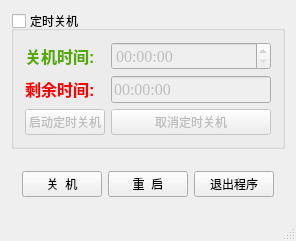
<?xml version="1.0" encoding="UTF-8"?>
<ui version="4.0">
 <class>ShutDown</class>
 <widget class="QMainWindow" name="ShutDown">
  <property name="geometry">
   <rect>
    <x>0</x>
    <y>0</y>
    <width>278</width>
    <height>241</height>
   </rect>
  </property>
  <property name="windowTitle">
   <string>关机程序</string>
  </property>
  <property name="windowIcon">
   <iconset resource="images.qrc">
    <normaloff>:/images/shutdown.png</normaloff>:/images/shutdown.png</iconset>
  </property>
  <widget class="QWidget" name="centralWidget">
   <layout class="QHBoxLayout" name="horizontalLayout_4">
    <item>
     <layout class="QVBoxLayout" name="verticalLayout">
      <item>
       <widget class="QGroupBox" name="groupBox">
        <property name="title">
         <string>定时关机</string>
        </property>
        <property name="checkable">
         <bool>true</bool>
        </property>
        <property name="checked">
         <bool>false</bool>
        </property>
        <layout class="QHBoxLayout" name="horizontalLayout_3">
         <item>
          <layout class="QGridLayout" name="gridLayout">
           <item row="0" column="0">
            <widget class="QLabel" name="label">
             <property name="text">
              <string>&lt;html&gt;&lt;head/&gt;&lt;body&gt;&lt;p&gt;&lt;span style=&quot; font-size:12pt; font-weight:600; color:#55aa00;&quot;&gt;关机时间:&lt;/span&gt;&lt;/p&gt;&lt;/body&gt;&lt;/html&gt;</string>
             </property>
            </widget>
           </item>
           <item row="0" column="1">
            <widget class="QTimeEdit" name="timeEdit_time">
             <property name="font">
              <font>
               <family>Times New Roman</family>
               <pointsize>12</pointsize>
              </font>
             </property>
             <property name="displayFormat">
              <string>hh:mm:ss</string>
             </property>
            </widget>
           </item>
           <item row="1" column="0">
            <widget class="QLabel" name="label_2">
             <property name="text">
              <string>&lt;html&gt;&lt;head/&gt;&lt;body&gt;&lt;p&gt;&lt;span style=&quot; font-size:12pt; font-weight:600; color:#ff0000;&quot;&gt;剩余时间:&lt;/span&gt;&lt;/p&gt;&lt;/body&gt;&lt;/html&gt;</string>
             </property>
            </widget>
           </item>
           <item row="1" column="1">
            <widget class="QLineEdit" name="lineEdit">
             <property name="enabled">
              <bool>false</bool>
             </property>
             <property name="font">
              <font>
               <family>Times New Roman</family>
               <pointsize>12</pointsize>
              </font>
             </property>
             <property name="text">
              <string>00:00:00</string>
             </property>
            </widget>
           </item>
           <item row="2" column="0">
            <widget class="QPushButton" name="btn_timer">
             <property name="text">
              <string>启动定时关机</string>
             </property>
             <property name="icon">
              <iconset resource="images.qrc">
               <normaloff>:/images/shutdown.png</normaloff>:/images/shutdown.png</iconset>
             </property>
            </widget>
           </item>
           <item row="2" column="1">
            <widget class="QPushButton" name="btn_cancel">
             <property name="styleSheet">
              <string notr="true"/>
             </property>
             <property name="text">
              <string>取消定时关机</string>
             </property>
             <property name="icon">
              <iconset resource="images.qrc">
               <normaloff>:/images/cancel.png</normaloff>:/images/cancel.png</iconset>
             </property>
            </widget>
           </item>
          </layout>
         </item>
        </layout>
       </widget>
      </item>
      <item>
       <spacer name="verticalSpacer">
        <property name="orientation">
         <enum>Qt::Vertical</enum>
        </property>
        <property name="sizeHint" stdset="0">
         <size>
          <width>20</width>
          <height>40</height>
         </size>
        </property>
       </spacer>
      </item>
      <item>
       <widget class="QWidget" name="widget" native="true">
        <layout class="QHBoxLayout" name="horizontalLayout_2">
         <item>
          <layout class="QHBoxLayout" name="horizontalLayout">
           <item>
            <widget class="QPushButton" name="btn_showDown">
             <property name="styleSheet">
              <string notr="true"/>
             </property>
             <property name="text">
              <string>关  机</string>
             </property>
             <property name="icon">
              <iconset resource="images.qrc">
               <normaloff>:/images/shutdown.png</normaloff>:/images/shutdown.png</iconset>
             </property>
            </widget>
           </item>
           <item>
            <widget class="QPushButton" name="btn_reboot">
             <property name="styleSheet">
              <string notr="true"/>
             </property>
             <property name="text">
              <string>重  启</string>
             </property>
             <property name="icon">
              <iconset resource="images.qrc">
               <normaloff>:/images/reboot.png</normaloff>:/images/reboot.png</iconset>
             </property>
            </widget>
           </item>
           <item>
            <widget class="QPushButton" name="btn_exit">
             <property name="styleSheet">
              <string notr="true"/>
             </property>
             <property name="text">
              <string>退出程序</string>
             </property>
             <property name="icon">
              <iconset resource="images.qrc">
               <normaloff>:/images/exit.png</normaloff>:/images/exit.png</iconset>
             </property>
            </widget>
           </item>
          </layout>
         </item>
        </layout>
       </widget>
      </item>
     </layout>
    </item>
   </layout>
  </widget>
  <widget class="QStatusBar" name="statusBar"/>
  <widget class="QMenuBar" name="menuBar">
   <property name="geometry">
    <rect>
     <x>0</x>
     <y>0</y>
     <width>278</width>
     <height>23</height>
    </rect>
   </property>
  </widget>
  <action name="actionD">
   <property name="text">
    <string>d</string>
   </property>
  </action>
 </widget>
 <layoutdefault spacing="6" margin="11"/>
 <resources>
  <include location="images.qrc"/>
 </resources>
 <connections/>
</ui>
